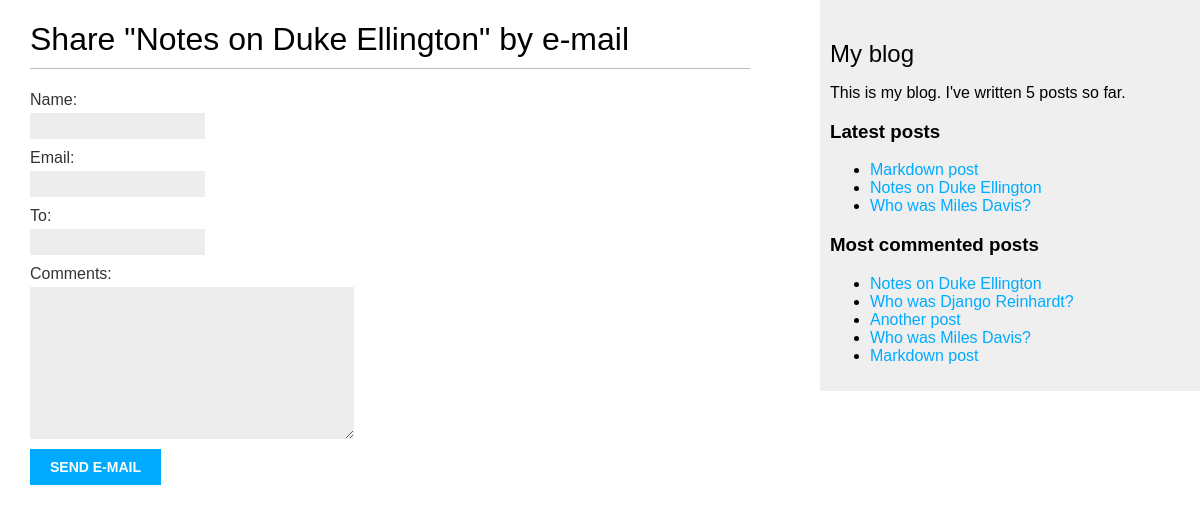
/blog/2/share/, run on the app's committed database.
### blog/models.py (models this page shows, shortened)
class Post(models.Model):
    class Status(models.TextChoices):
        DRAFT = "DF", "Draft"
        PUBLISHED = "PB", "Published"
    title = models.CharField(max_length=250)
    slug = models.SlugField(
        max_length=250,
        unique_for_date="publish",
    )
    author = models.ForeignKey(
        settings.AUTH_USER_MODEL,
        on_delete=models.CASCADE,
        related_name="blog_posts",
    )
    body = models.TextField()
    publish = models.DateTimeField(default=timezone.now)
    created = models.DateTimeField(auto_now_add=True)
    updated = models.DateTimeField(auto_now=True)
    status = models.CharField(
        max_length=2,
        choices=Status,
        default=Status.DRAFT,
    )
    objects = models.Manager()  # default manager.
    published = PublishedManager()  # Our custom manager.
    tags = TaggableManager()
    class Meta:
        ordering = ["-publish"]
        indexes = [
            models.Index(fields=["-publish"]),
        ]
    def get_absolute_url(self):
        return reverse(
            "blog:post_detail",
            args=[
                self.publish.year,
                self.publish.month,
                self.publish.day,
                self.slug,
            ],
        )

### blog/views.py (the view)
# urls.py: path("<int:post_id>/share/", views.post_share, name="post_share"),
def post_share(request, post_id):
    post = get_object_or_404(
        Post,
        id=post_id,
        status=Post.Status.PUBLISHED,
    )
    sent = False
    if request.method == "POST":
        form = EmailPostForm(request.POST)
        if form.is_valid():
            cd = form.cleaned_data
            post_url = request.build_absolute_uri(
                post.get_absolute_url(),
            )
            subject = f"{cd['name']} ({cd['email']}) recommends you read {post.title}"
            message = (
                f"Read {post.title} at {post_url}\n\n"
                f"{cd['name']}'s comments: {cd['comments']}"
            )
            send_mail(
                subject=subject,
                message=message,
                from_email=None,  # use DEFAULT_FROM_EMAIL from the settings
                recipient_list=[cd["to"]],
            )
            sent = True
    else:
        form = EmailPostForm()
    return render(
        request,
        "blog/post/share.html",
        {
            "post": post,
            "form": form,
            "sent": sent,
        },
    )

### blog/forms.py
class EmailPostForm(forms.Form):
    name = forms.CharField(max_length=25)
    email = forms.EmailField()
    to = forms.EmailField()
    comments = forms.CharField(
        required=False,
        widget=forms.Textarea,
    )

### blog/models.py (called while the page is built)
    def get_queryset(self):
        return super().get_queryset().filter(status=Post.Status.PUBLISHED)

### blog/templatetags/blog_tags.py (called while the page is built)
@register.simple_tag
def total_posts():
    return Post.published.count()

@register.inclusion_tag("blog/post/latest_posts.html")
def show_latest_posts(count=5):
    latest_posts = Post.published.order_by("-publish")[:count]
    return {"latest_posts": latest_posts}

@register.simple_tag
def get_most_commented_posts(count=5):
    return Post.published.annotate(total_comments=Count("comments")).order_by(
        "-total_comments"
    )[:count]

### blog/templates/blog/post/share.html (shortened to what this page needs)
{% extends "blog/base.html" %}
{% block content %}
	{% if sent %}
        <h1>E-mail successfully sent</h1>
        <p>
            "{{ post.title }}" was successfully sent to {{ form.cleaned_data.to }}.
        </p>
    {% else %}
        <h1>Share "{{ post.title }}" by e-mail</h1>
        <form method="post">
            {{ form.as_p }}
            <input type="submit" value="Send e-mail">
        </form>
    {% endif %}
{% endblock %}

### blog/templates/blog/base.html (shortened to what this page needs)
{% load blog_tags %}
{% load static %}
<!DOCTYPE html>
<html>
<head>
    <link href="{% static "css/blog.css" %}" rel="stylesheet">
</head>
<body>
<div id="content">
    {% block content %}
    {% endblock %}
</div>
<div id="sidebar">
    <h2>My blog</h2>
    <p>
        This is my blog.
        I've written {% total_posts %} posts so far.
    </p>
    <h3>Latest posts</h3>
    {% show_latest_posts 3 %}
    <h3>Most commented posts</h3>
    {% get_most_commented_posts as most_commented_posts %}
    <ul>
        {% for post in most_commented_posts %}
        	<li>
                <a href="{{ post.get_absolute_url }}">{{ post.title }}</a>
            </li>
        {% endfor %}
    </ul>
</div>
</body>
</html>

### blog/templates/blog/post/latest_posts.html
<ul>
    {% for post in latest_posts %}
        <li>
            <a href="{{ post.get_absolute_url }}">{{ post.title }}</a>
        </li>
    {% endfor %}
</ul>

### blog/static/css/blog.css (style rules this page uses)
body { margin:0; padding:0; font-family:helvetica, sans-serif; }
a { color:#00abff; text-decoration:none; }
h1 { font-weight:normal; border-bottom:1px solid #bbb; padding:0 0 10px 0; }
h2 { font-weight:normal; margin:30px 0 0; }
#content { float:left; width:60%; padding:0 0 0 30px; }
#sidebar { float:right; width:30%; padding:10px; background:#efefef; height:100%; }
label { float:left; clear:both; color:#333; margin-bottom:4px; }
input, textarea { clear:both; float:left; margin:0 0 10px; background:#ededed; border:0; padding:6px 10px; font-size:12px; }
input[type=submit] { font-weight:bold; background:#00abff; color:#fff; padding:10px 20px; font-size:14px; text-transform:uppercase; }

### data on the page
Post: title "Notes on Duke Ellington"
Post: title "Markdown post"
Post: title "Who was Miles Davis?"
Post: title "Who was Django Reinhardt?"
Post: title "Another post"
